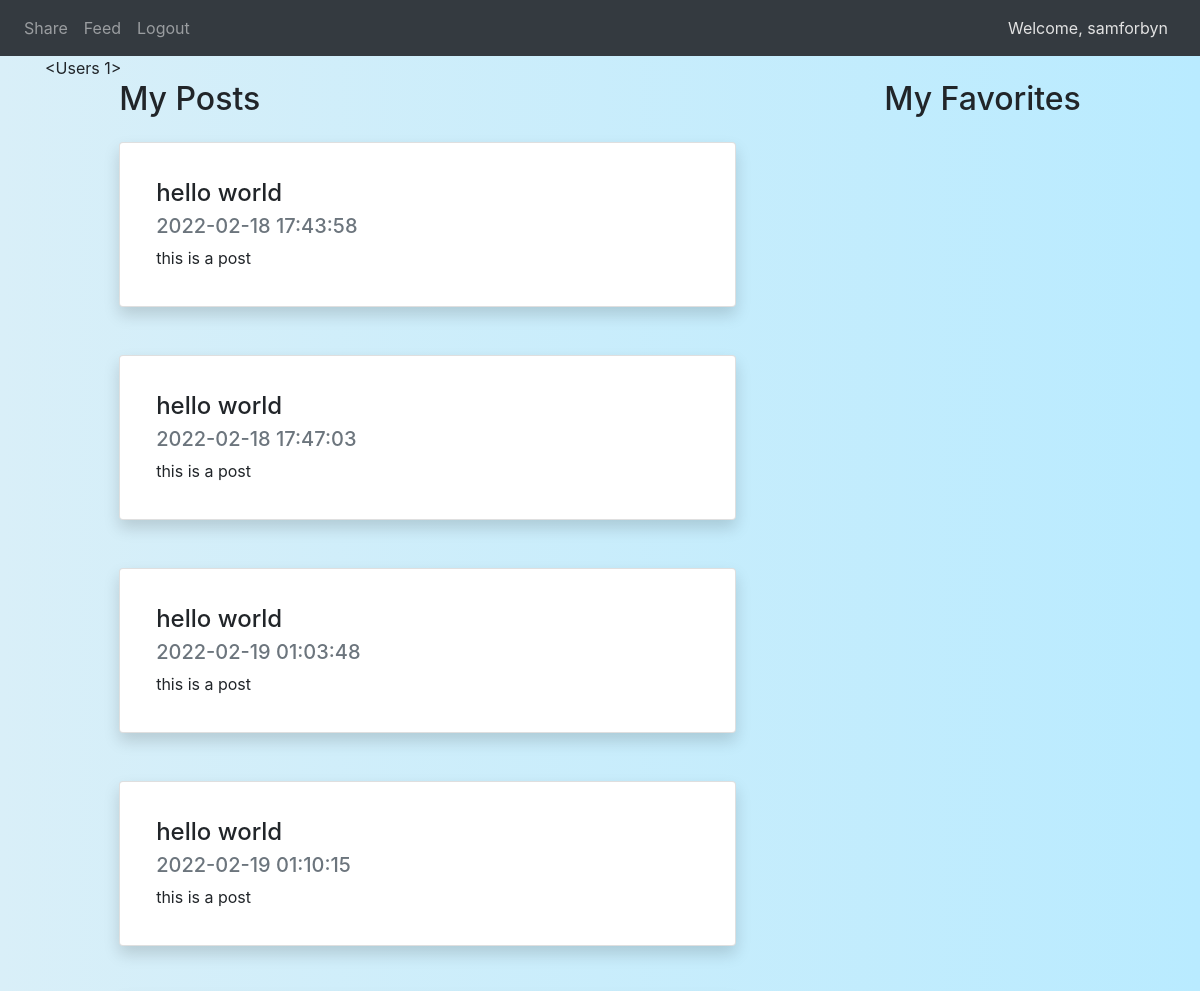
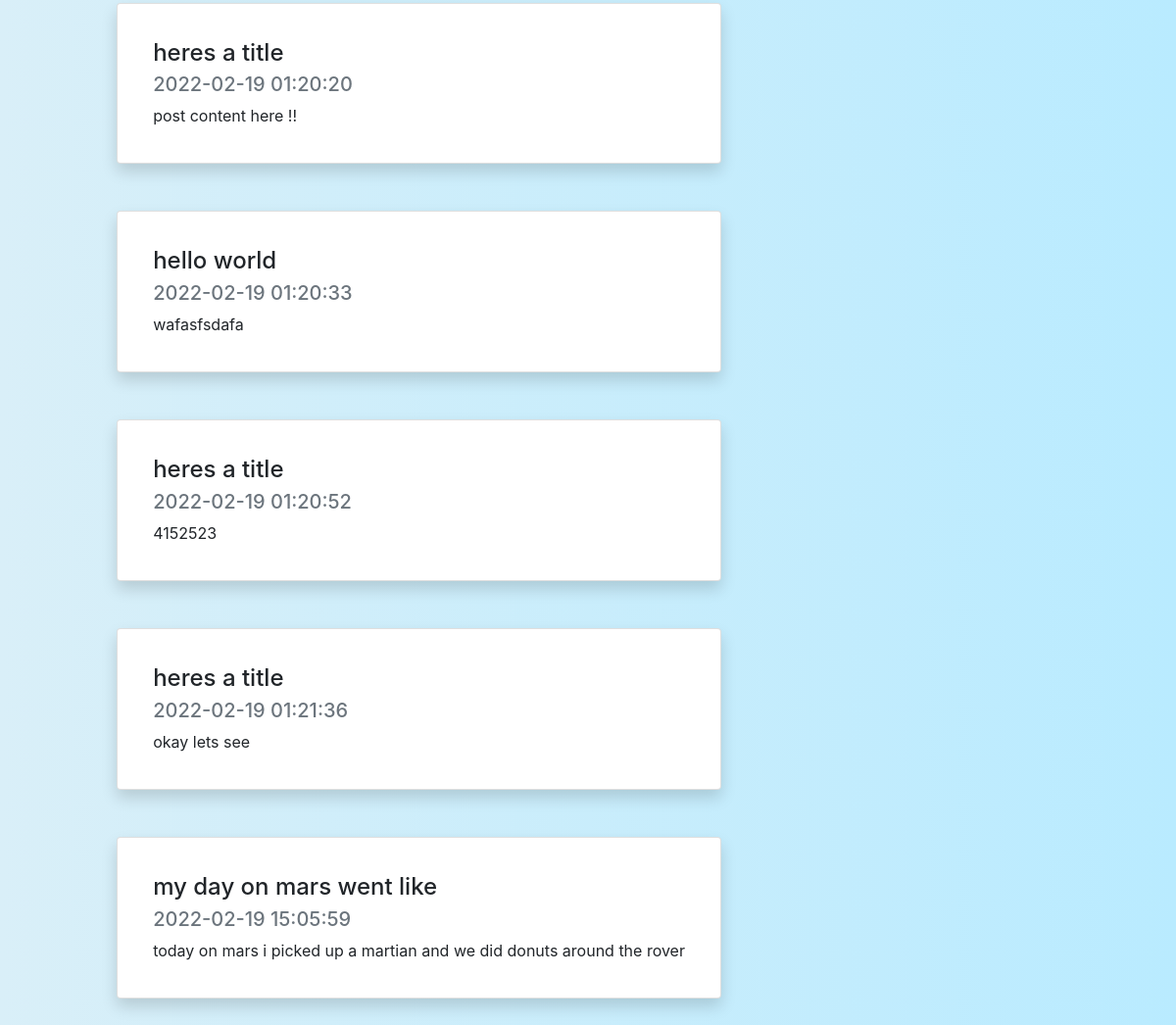
Screenshot of /profile (signed in) with the database file from the repository (2 pictures, top to bottom).
### website/models.py (models this page shows, shortened)
class Users(db.Model, UserMixin):
    user_id = db.Column(db.Integer, primary_key=True, autoincrement=True, nullable=False)
    first_name = db.Column(db.String(175), nullable=False)
    last_name = db.Column(db.String(175), nullable=False)
    email = db.Column(db.String(175), unique=True, nullable=False)
    username = db.Column(db.String(175), unique=True, nullable=False)
    password = db.Column(db.String(512), nullable=False)

class Posts(db.Model):
    post_id = db.Column(db.Integer, primary_key=True, autoincrement=True)
    post_title = db.Column(db.String(175))
    post_content = db.Column(db.String(10000))
    post_image = db.Column(db.LargeBinary)
    post_date = db.Column(db.DateTime(timezone=True), default = func.now())
    post_author = db.Column(db.Integer, db.ForeignKey('users.user_id'))

### website/auth.py (the view)
@auth.route('/profile')
def profile():
    user = Users.query.filter_by(username=current_user.username).first()
    users_posts = Posts.query.filter_by(post_author=user.user_id)
    return render_template('profile.html', user= current_user, posts=users_posts)

### website/__init__.py (called while the page is built)
def create_app():
    app = Flask(__name__)
    app.config['SECRET_KEY'] = SECRET_KEY
    app.config['SQLALCHEMY_DATABASE_URI'] = f'sqlite:///{DB_NAME}'
    app.config['SQLALCHEMY_TRACK_MODIFICATIONS'] = False
    db.init_app(app)
    from .views import views
    from .auth import auth
    app.register_blueprint(views, url_prefix='/')
    app.register_blueprint(auth, url_prefix='/')
    from .models import Users, Posts, Favorites
    create_database(app)
    login_manager = LoginManager()
    login_manager.login_view = 'auth.login'
    login_manager.init_app(app)
    @login_manager.user_loader
    def load_user(id):
        return Users.query.get(int(id))
    return app

### website/templates/profile.html (shortened to what this page needs)
{% extends 'base.html' %}
{% block body%}
{{user}}
<div class="d-flex flex-row justify-content-around">
    <div>
        <h2 class="mb-4">My Posts</h2>
        {% for post in posts %}
        <div align="left">
            <div class="card shadow p-3 mb-5 bg-white rounded postBG">
                <div class="card-body" align="left">
                    <h4 class="card-title">{{ post.post_title }}</h4>
                    <h5 class="card-subtitle mb-2 text-muted">{{ post.post_date }}</h5>
                    <p class="card-text">{{ post.post_content }}</p>
                </div>
            </div>
        </div>
        {% endfor %}
    </div>
    <div>
        <h2 class="mb-4">My Favorites</h2>
    </div>
</div>
{%endblock%}

### website/templates/base.html (shortened to what this page needs)
<!DOCTYPE html>
<html lang="en">
<head>
    <link rel="stylesheet" href="https://stackpath.bootstrapcdn.com/bootstrap/4.1.3/css/bootstrap.min.css">
    <link href="https://stackpath.bootstrapcdn.com/font-awesome/4.7.0/css/font-awesome.min.css" rel="stylesheet">
    <link rel="stylesheet" href="static/base_css.css">
</head>
<body>
    <nav class = "navbar navbar-expand-lg navbar-dark bg-dark">
        <div class ="collapse navbar-collapse" id="navbar">
            <div class ="navbar-nav">
                {% if user.is_authenticated %}
                <a id = "home" href={{ url_for('views.home') }} class="nav-item nav-link">Share</a>
                <a id = "home" href={{ url_for('views.feed') }} class="nav-item nav-link">Feed</a>
                <a id = "logout" href={{ url_for('auth.logout') }} class="nav-item nav-link">Logout</a>
                {% else %}
                <a id = "login" href={{ url_for('auth.login') }} class="nav-item nav-link">Login</a>
                <a id = "signUp" href={{ url_for('auth.sign_up') }} class="nav-item nav-link">Sign Up</a>
                {% endif %}
            </div>
        </div>
        {% if user.is_authenticated %}
        <a id="welcome" class="nav-item nav-link ml-auto" href={{ url_for('auth.profile') }}>Welcome, {{ user.username }}</a>
        {% endif %}
    </nav>
    <div class="container">
        {% block body%}
        {%endblock%}
    </div>
</body>
</html>

### website/static/base_css.css (style rules this page uses)
body { background-image: linear-gradient(to right,#d9eff8, #b9ebff); }
#welcome { color: #e2e2e2; }

### rows the page displays
Users: username "samforbyn"
Posts: post_title "hello world", post_date "2022-02-18 17:43:58", post_content "this is a post"
Posts: post_title "hello world", post_date "2022-02-18 17:47:03", post_content "this is a post"
Posts: post_title "hello world", post_date "2022-02-19 01:03:48", post_content "this is a post"
Posts: post_title "hello world", post_date "2022-02-19 01:10:15", post_content "this is a post"
Posts: post_title "heres a title", post_date "2022-02-19 01:20:20", post_content "post content here !!"
Posts: post_title "hello world", post_date "2022-02-19 01:20:33", post_content "wafasfsdafa"
Posts: post_title "heres a title", post_date "2022-02-19 01:20:52", post_content "4152523"
Posts: post_title "heres a title", post_date "2022-02-19 01:21:36", post_content "okay lets see"
Posts: post_title "my day on mars went like", post_date "2022-02-19 15:05:59", post_content "today on mars i picked up a martian and we did donuts around the rover"

### other values shown
{{ user }} "<Users 1>"
